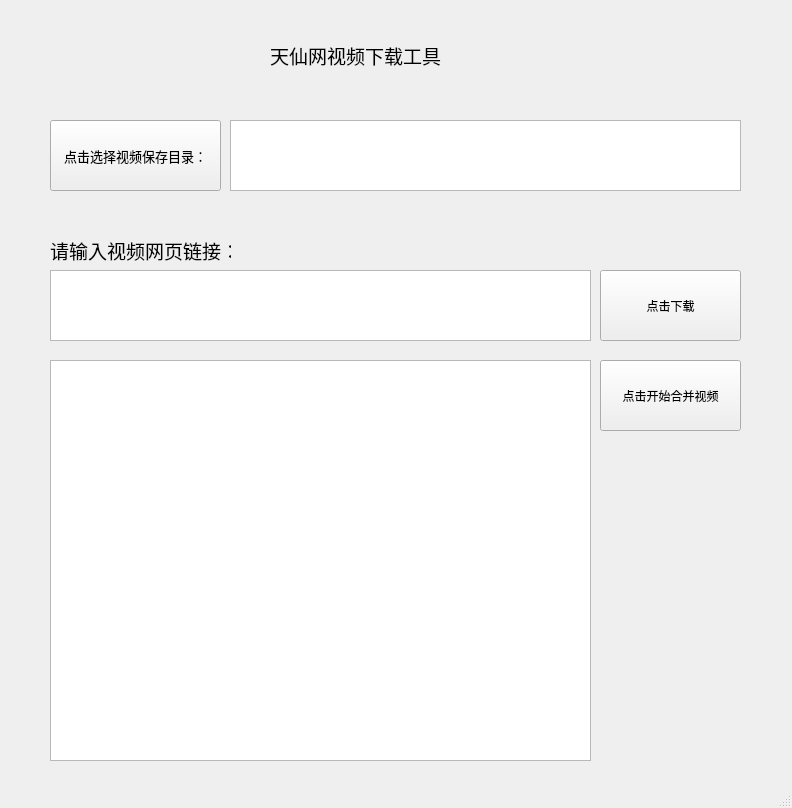
<?xml version="1.0" encoding="UTF-8"?>
<ui version="4.0">
 <class>MainWindow</class>
 <widget class="QMainWindow" name="MainWindow">
  <property name="geometry">
   <rect>
    <x>0</x>
    <y>0</y>
    <width>792</width>
    <height>808</height>
   </rect>
  </property>
  <property name="windowTitle">
   <string>MainWindow</string>
  </property>
  <widget class="QWidget" name="centralwidget">
   <widget class="QTextEdit" name="textEdit">
    <property name="geometry">
     <rect>
      <x>230</x>
      <y>120</y>
      <width>511</width>
      <height>71</height>
     </rect>
    </property>
   </widget>
   <widget class="QPushButton" name="pushButton">
    <property name="geometry">
     <rect>
      <x>600</x>
      <y>270</y>
      <width>141</width>
      <height>71</height>
     </rect>
    </property>
    <property name="text">
     <string>点击下载</string>
    </property>
   </widget>
   <widget class="QLabel" name="label_2">
    <property name="geometry">
     <rect>
      <x>50</x>
      <y>230</y>
      <width>181</width>
      <height>41</height>
     </rect>
    </property>
    <property name="font">
     <font>
      <family>Adobe Arabic</family>
      <pointsize>14</pointsize>
     </font>
    </property>
    <property name="text">
     <string>请输入视频网页链接：</string>
    </property>
   </widget>
   <widget class="QPushButton" name="pushButton_2">
    <property name="geometry">
     <rect>
      <x>600</x>
      <y>360</y>
      <width>141</width>
      <height>71</height>
     </rect>
    </property>
    <property name="text">
     <string>点击开始合并视频</string>
    </property>
   </widget>
   <widget class="QTextEdit" name="textEdit_2">
    <property name="geometry">
     <rect>
      <x>50</x>
      <y>270</y>
      <width>541</width>
      <height>71</height>
     </rect>
    </property>
   </widget>
   <widget class="QPushButton" name="pushButton_3">
    <property name="geometry">
     <rect>
      <x>50</x>
      <y>120</y>
      <width>171</width>
      <height>71</height>
     </rect>
    </property>
    <property name="font">
     <font>
      <family>Adobe Arabic</family>
      <pointsize>10</pointsize>
     </font>
    </property>
    <property name="text">
     <string>点击选择视频保存目录：</string>
    </property>
   </widget>
   <widget class="QLabel" name="label">
    <property name="geometry">
     <rect>
      <x>270</x>
      <y>40</y>
      <width>171</width>
      <height>31</height>
     </rect>
    </property>
    <property name="font">
     <font>
      <family>Adobe Arabic</family>
      <pointsize>14</pointsize>
     </font>
    </property>
    <property name="text">
     <string>天仙网视频下载工具</string>
    </property>
   </widget>
   <widget class="QTextEdit" name="textEdit_3">
    <property name="geometry">
     <rect>
      <x>50</x>
      <y>360</y>
      <width>541</width>
      <height>401</height>
     </rect>
    </property>
   </widget>
  </widget>
  <widget class="QMenuBar" name="menubar">
   <property name="geometry">
    <rect>
     <x>0</x>
     <y>0</y>
     <width>792</width>
     <height>23</height>
    </rect>
   </property>
  </widget>
  <widget class="QStatusBar" name="statusbar"/>
 </widget>
 <resources/>
 <connections/>
</ui>
